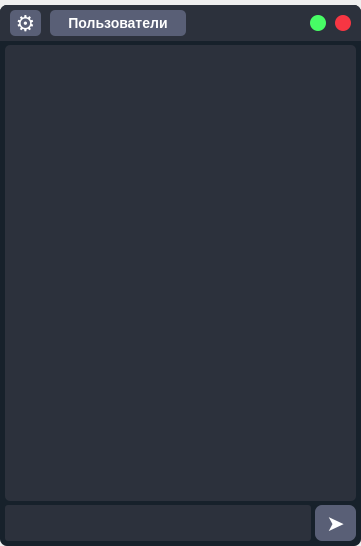
<?xml version="1.0" encoding="UTF-8"?>
<ui version="4.0">
 <class>MainWindow</class>
 <widget class="QMainWindow" name="MainWindow">
  <property name="geometry">
   <rect>
    <x>0</x>
    <y>0</y>
    <width>361</width>
    <height>546</height>
   </rect>
  </property>
  <property name="minimumSize">
   <size>
    <width>3</width>
    <height>0</height>
   </size>
  </property>
  <property name="maximumSize">
   <size>
    <width>391</width>
    <height>16777215</height>
   </size>
  </property>
  <property name="windowTitle">
   <string>MainWindow</string>
  </property>
  <widget class="QWidget" name="centralwidget">
   <property name="minimumSize">
    <size>
     <width>391</width>
     <height>546</height>
    </size>
   </property>
   <property name="maximumSize">
    <size>
     <width>391</width>
     <height>546</height>
    </size>
   </property>
   <widget class="QFrame" name="frame">
    <property name="geometry">
     <rect>
      <x>0</x>
      <y>5</y>
      <width>361</width>
      <height>541</height>
     </rect>
    </property>
    <property name="minimumSize">
     <size>
      <width>3</width>
      <height>3</height>
     </size>
    </property>
    <property name="maximumSize">
     <size>
      <width>3213</width>
      <height>16777215</height>
     </size>
    </property>
    <property name="styleSheet">
     <string notr="true">QFrame{
	border-radius: 7px;
	background-color: #17212B;
}</string>
    </property>
    <property name="frameShape">
     <enum>QFrame::StyledPanel</enum>
    </property>
    <property name="frameShadow">
     <enum>QFrame::Raised</enum>
    </property>
    <widget class="QLineEdit" name="lineEdit">
     <property name="geometry">
      <rect>
       <x>5</x>
       <y>500</y>
       <width>306</width>
       <height>36</height>
      </rect>
     </property>
     <property name="font">
      <font>
       <family>Sans Serif</family>
       <pointsize>-1</pointsize>
       <weight>50</weight>
       <bold>false</bold>
      </font>
     </property>
     <property name="acceptDrops">
      <bool>true</bool>
     </property>
     <property name="styleSheet">
      <string notr="true">background-color: #2C313C;
font-size: 15px;
padding: 0px 5px;
border-radius: 3px;
color: #fff;</string>
     </property>
     <property name="text">
      <string/>
     </property>
     <property name="alignment">
      <set>Qt::AlignLeading|Qt::AlignLeft|Qt::AlignVCenter</set>
     </property>
     <property name="placeholderText">
      <string/>
     </property>
     <property name="clearButtonEnabled">
      <bool>true</bool>
     </property>
    </widget>
    <widget class="QPushButton" name="pushButton">
     <property name="geometry">
      <rect>
       <x>315</x>
       <y>500</y>
       <width>41</width>
       <height>36</height>
      </rect>
     </property>
     <property name="font">
      <font>
       <pointsize>-1</pointsize>
       <weight>75</weight>
       <bold>true</bold>
      </font>
     </property>
     <property name="cursor">
      <cursorShape>PointingHandCursor</cursorShape>
     </property>
     <property name="styleSheet">
      <string notr="true">QPushButton{
	color: white;
	border-radius: 7px;
	background-color: #595F76;
	font-size: 22px;
}

QPushButton:hover{
	background-color: #50566E;
}

QPushButton:pressed{
	background-color: #434965;
}</string>
     </property>
     <property name="text">
      <string>➤</string>
     </property>
    </widget>
    <widget class="QListWidget" name="listWidget">
     <property name="geometry">
      <rect>
       <x>5</x>
       <y>40</y>
       <width>351</width>
       <height>456</height>
      </rect>
     </property>
     <property name="font">
      <font>
       <pointsize>-1</pointsize>
       <weight>50</weight>
       <bold>false</bold>
      </font>
     </property>
     <property name="tabletTracking">
      <bool>false</bool>
     </property>
     <property name="autoFillBackground">
      <bool>false</bool>
     </property>
     <property name="styleSheet">
      <string notr="true">QListWidget {
	font-size:15px;
	background-color: #2C313C;
	color: white;
	border-radius: 5px;
	padding: 5px;
}

QListWidget::item {
	padding-top: 6px;
}
</string>
     </property>
     <property name="frameShape">
      <enum>QFrame::StyledPanel</enum>
     </property>
     <property name="frameShadow">
      <enum>QFrame::Raised</enum>
     </property>
     <property name="lineWidth">
      <number>1</number>
     </property>
     <property name="verticalScrollBarPolicy">
      <enum>Qt::ScrollBarAsNeeded</enum>
     </property>
     <property name="horizontalScrollBarPolicy">
      <enum>Qt::ScrollBarAsNeeded</enum>
     </property>
     <property name="sizeAdjustPolicy">
      <enum>QAbstractScrollArea::AdjustIgnored</enum>
     </property>
     <property name="autoScroll">
      <bool>true</bool>
     </property>
     <property name="tabKeyNavigation">
      <bool>false</bool>
     </property>
     <property name="showDropIndicator" stdset="0">
      <bool>true</bool>
     </property>
     <property name="dragDropOverwriteMode">
      <bool>false</bool>
     </property>
     <property name="alternatingRowColors">
      <bool>false</bool>
     </property>
     <property name="verticalScrollMode">
      <enum>QAbstractItemView::ScrollPerItem</enum>
     </property>
     <property name="horizontalScrollMode">
      <enum>QAbstractItemView::ScrollPerItem</enum>
     </property>
     <property name="movement">
      <enum>QListView::Static</enum>
     </property>
     <property name="flow">
      <enum>QListView::TopToBottom</enum>
     </property>
     <property name="isWrapping" stdset="0">
      <bool>false</bool>
     </property>
     <property name="resizeMode">
      <enum>QListView::Fixed</enum>
     </property>
     <property name="layoutMode">
      <enum>QListView::SinglePass</enum>
     </property>
     <property name="viewMode">
      <enum>QListView::ListMode</enum>
     </property>
     <property name="uniformItemSizes">
      <bool>false</bool>
     </property>
     <property name="wordWrap">
      <bool>true</bool>
     </property>
     <property name="selectionRectVisible">
      <bool>false</bool>
     </property>
     <property name="sortingEnabled">
      <bool>false</bool>
     </property>
    </widget>
    <widget class="QFrame" name="frame_3">
     <property name="geometry">
      <rect>
       <x>0</x>
       <y>0</y>
       <width>361</width>
       <height>36</height>
      </rect>
     </property>
     <property name="styleSheet">
      <string notr="true">QFrame{
	border-bottom-left-radius: 0px;
	border-bottom-right-radius: 0px;
	background-color: #2C313C;
}</string>
     </property>
     <property name="frameShape">
      <enum>QFrame::StyledPanel</enum>
     </property>
     <property name="frameShadow">
      <enum>QFrame::Raised</enum>
     </property>
     <widget class="QPushButton" name="pushButton_2">
      <property name="geometry">
       <rect>
        <x>10</x>
        <y>5</y>
        <width>31</width>
        <height>26</height>
       </rect>
      </property>
      <property name="font">
       <font>
        <pointsize>-1</pointsize>
        <weight>75</weight>
        <bold>true</bold>
       </font>
      </property>
      <property name="cursor">
       <cursorShape>PointingHandCursor</cursorShape>
      </property>
      <property name="styleSheet">
       <string notr="true">QPushButton{
	color: white;
	border-radius: 5px;
	background-color: #595F76;
	font-size: 22px;
}

QPushButton:hover{
	background-color: #50566E;
}

QPushButton:pressed{
	background-color: #434965;
}</string>
      </property>
      <property name="text">
       <string>⚙</string>
      </property>
     </widget>
     <widget class="QPushButton" name="pushButton_3">
      <property name="geometry">
       <rect>
        <x>50</x>
        <y>5</y>
        <width>136</width>
        <height>26</height>
       </rect>
      </property>
      <property name="font">
       <font>
        <pointsize>-1</pointsize>
        <weight>75</weight>
        <bold>true</bold>
       </font>
      </property>
      <property name="cursor">
       <cursorShape>PointingHandCursor</cursorShape>
      </property>
      <property name="styleSheet">
       <string notr="true">QPushButton{
	color: white;
	border-radius: 5px;
	background-color: #595F76;
	font-size: 14px;
}

QPushButton:hover{
	background-color: #50566E;
}

QPushButton:pressed{
	background-color: #434965;
}</string>
      </property>
      <property name="text">
       <string>Пользователи</string>
      </property>
     </widget>
     <widget class="QPushButton" name="pushButton_5">
      <property name="geometry">
       <rect>
        <x>335</x>
        <y>10</y>
        <width>16</width>
        <height>16</height>
       </rect>
      </property>
      <property name="font">
       <font>
        <pointsize>11</pointsize>
        <weight>75</weight>
        <bold>true</bold>
       </font>
      </property>
      <property name="cursor">
       <cursorShape>PointingHandCursor</cursorShape>
      </property>
      <property name="styleSheet">
       <string notr="true">QPushButton{
	color: white;
	border: none;
	background-color: #f73643;
	border-radius: 8px;
}

QPushButton:hover{
	background-color: #d63a44;
}

QPushButton:pressed{
	color: #EA2F4E;
}</string>
      </property>
      <property name="text">
       <string/>
      </property>
     </widget>
     <widget class="QPushButton" name="pushButton_4">
      <property name="geometry">
       <rect>
        <x>310</x>
        <y>10</y>
        <width>16</width>
        <height>16</height>
       </rect>
      </property>
      <property name="font">
       <font>
        <pointsize>11</pointsize>
        <weight>75</weight>
        <bold>true</bold>
       </font>
      </property>
      <property name="cursor">
       <cursorShape>PointingHandCursor</cursorShape>
      </property>
      <property name="styleSheet">
       <string notr="true">QPushButton{
	color: white;
	border: none;
	background-color: #47fc65;
	border-radius: 8px;
}

QPushButton:hover{
	background-color: #49cc5f;
}

QPushButton:pressed{
	color: #EA2F4E;
}</string>
      </property>
      <property name="text">
       <string/>
      </property>
     </widget>
    </widget>
   </widget>
  </widget>
 </widget>
 <resources/>
 <connections/>
</ui>
